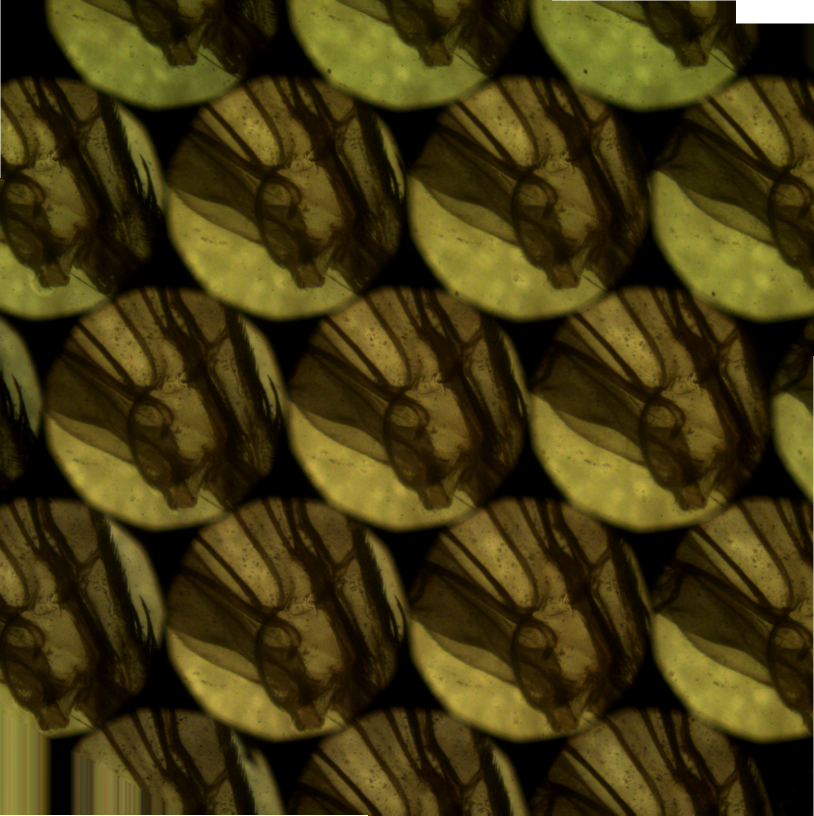
%> input picture IMAGES/Flies/1.png, 1628 x 1631 px, given in place of w1.png, which was not available (shown at 1/2 size)
$ octave circle_find_refoc.m   (GNU Octave 9; MATLAB toolbox functions it lacks are replaced by stand-ins)
%> lines starting %> are read from the running program, lines starting %| are printed output that depends on the picture; in (x1, y1, x2, y2) boxes, pixels count from 0 and x2, y2 are one past the last pixel; in counts of white or black regions, pixels touching at a corner belong together; the program's own positions count from 1; pictures that were not available may be replaced by others from this repository, and a replacement may not be noted
clc
clear all;
close all;

A = imread('w1.png');
%> A is the input picture: size 1631x1628x3 uint8; mean R, G, B 66.6, 56.6, 17
B = imread('2.png');
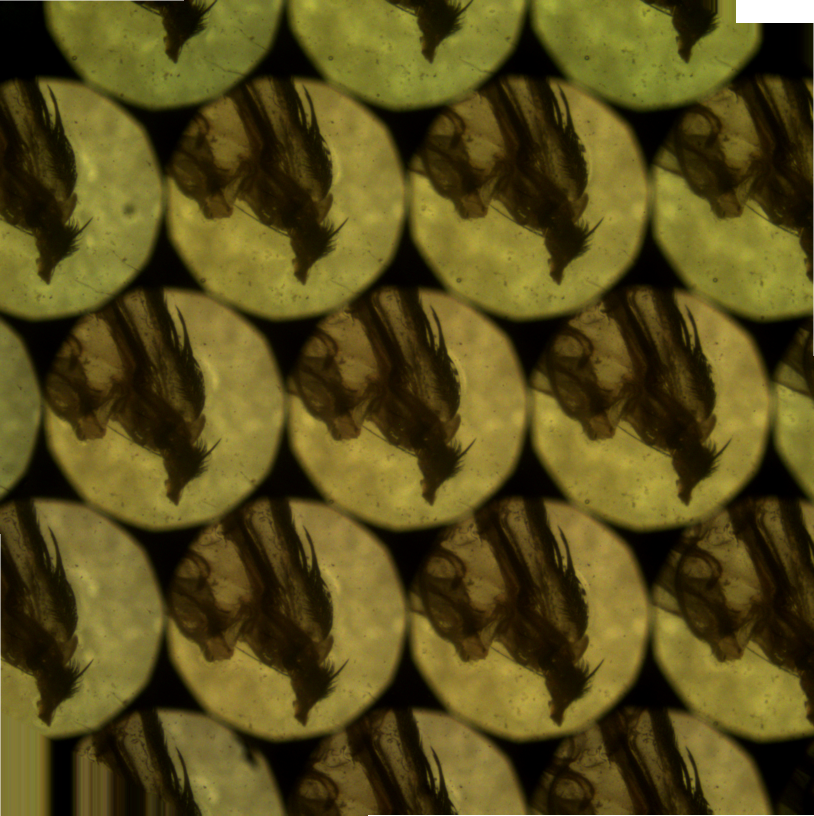
%> input picture IMAGES/Flies/2.png, 1628 x 1631 px (shown at 1/2 size)
%> B is the input picture: size 1631x1628x3 uint8; mean R, G, B 87.7, 77.1, 27.4

A=rgb2gray(A);
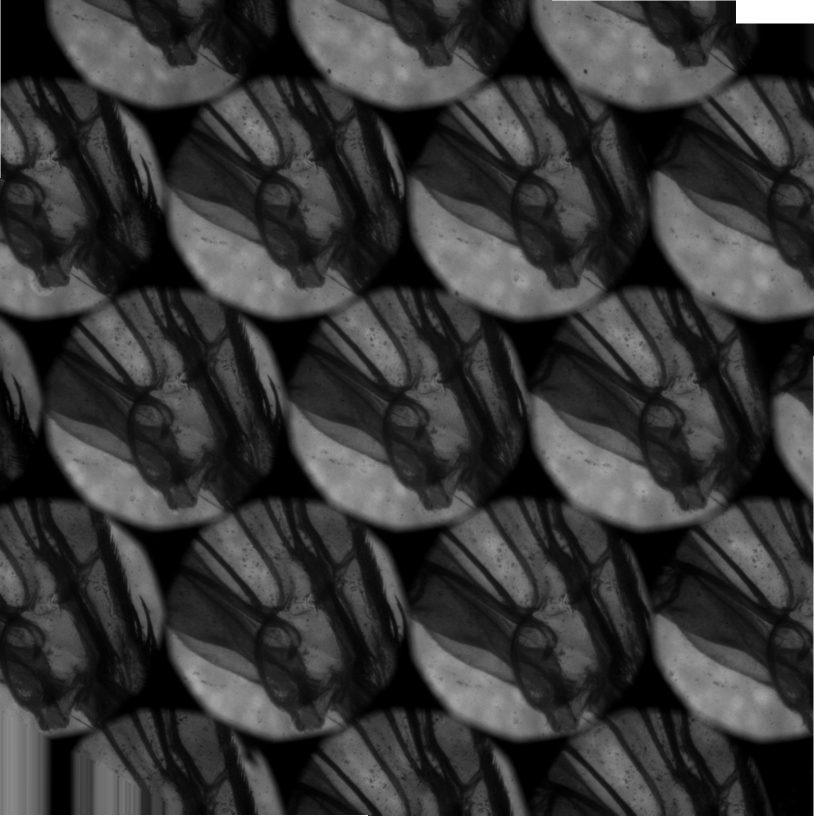
%> A: size 1631x1628 uint8 (shown at 1/2 size); min 0, max 255, mean 55.1
% A=imrotate(A,20);
imshow((A))
for i=1:size(A,1)
    for j=1:size(A,2)
        if A(i,j)>120
            A(i,j)=255;
        end
    end
end
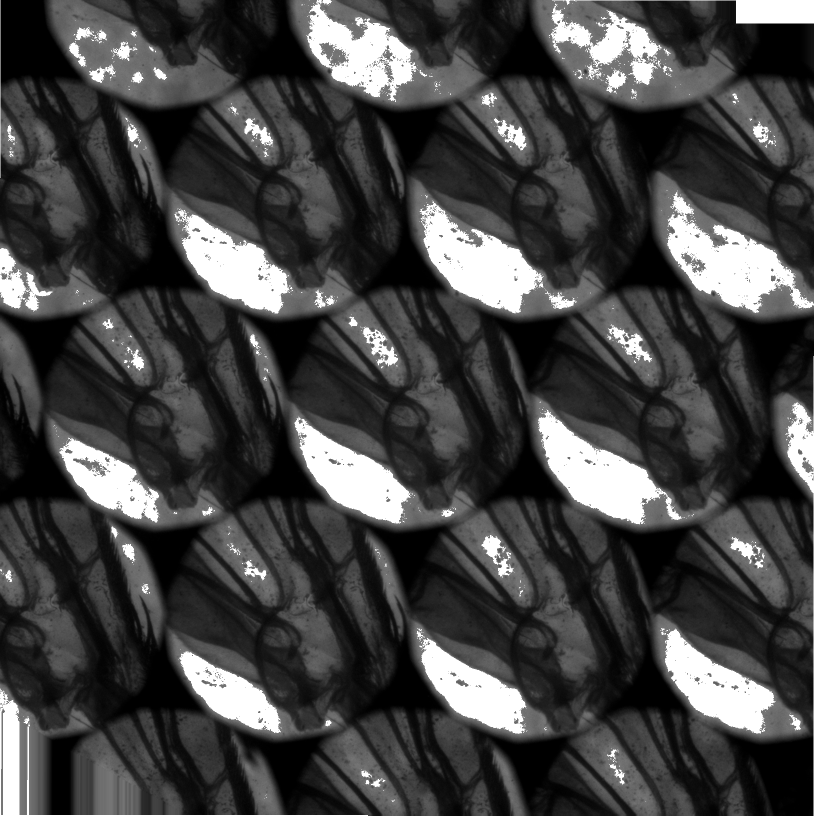
%> A: size 1631x1628 uint8 (shown at 1/2 size); 10% of pixels changed, all inside (x1, y1, x2, y2) = (0, 0, 1628, 1630)
imshow(A);
% %% quad 600um
% Rmin = 130;
% Rmax = 140;
% pitch=273;
%% hex 1000um
Rmin = 210;
Rmax = 240;
pitch=454;
%> (the run ends here)
